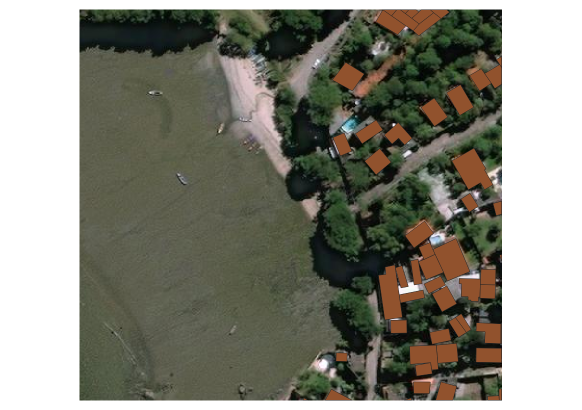
#> input picture DataAnalysis/image/2754.png, 1163 x 820 px (shown at 1/2 size); its folder holds 4 pictures in this run
$ python Feature_Extraction.py
#> lines starting #> are read from the running program, lines starting #| are printed output that depends on the picture; pictures that were not available may be replaced by others from this repository, and a replacement may not be noted
# -*- coding: utf-8 -*-
"""
Created on Tue Dec  3 13:14:22 2019

@author: Kenichi
"""

import json
import os
import numpy as np
from matplotlib import pyplot as plt
import cv2
import selectivesearch as ss
import matplotlib.patches as mpatches
import pandas as pd
# [9 lines of commented-out code are left out]

IMG_DIR = './image/'
GIS_DIR = './gis/'
SAVE_DIR = './output/'
img_list = os.listdir(IMG_DIR)
gis_list = os.listdir(GIS_DIR)

def sharpen(img):
    # シャープの度合い
    k = 1.0
    # シャープ化するためのオペレータ
    shape_operator = np.array([[0, -k, 0],
    [-k, 1 + 4 * k, -k],
    [0, -k, 0]])

    # 作成したオペレータを基にシャープ化
    img_tmp = cv2.filter2D(img, -1, shape_operator)
    img_shape = cv2.convertScaleAbs(img_tmp)
    return img_shape

def show_hist(img):
    R, G, B = img[:,:,0], img[:,:,1], img[:,:,2]

    # Plot Histogram
    hist_r = cv2.calcHist([R[R>1]],[0],None,[256],[0,256])
    hist_g = cv2.calcHist([G[G>1]],[0],None,[256],[0,256])
    hist_b = cv2.calcHist([B[B>1]],[0],None,[256],[0,256])

    plt.xlim(0, 255)
    plt.plot(hist_r, "-r", label="Red")
    plt.plot(hist_g, "-g", label="Green")
    plt.plot(hist_b, "-b", label="Blue")
    plt.xlabel("Pixel value", fontsize=12)
    plt.ylabel("Number of pixels", fontsize=12)
    plt.ylim((0, 5000))
    plt.title("Pixel Value Histogram", fontsize=16)
    plt.legend()
    plt.grid()
    plt.savefig(SAVE_DIR + 'hist_{0}'.format(img_name), dpi=200)
    plt.show()

# [9 lines of commented-out code are left out]

name_list = []
rect_loc = []

rect_conv = []
rect_list = []

for i in range(len(img_list)):
    img_name = img_list[i]
    gis_name = gis_list[i]
    img = cv2.cvtColor(cv2.imread(IMG_DIR + img_name), cv2.COLOR_BGR2RGB)
    gis = cv2.cvtColor(cv2.imread(GIS_DIR + gis_name), cv2.COLOR_BGR2RGB)

    height, width = img.shape[0], img.shape[1]
#> height = 820; width = 1163
    dpi = 80
    figsize = width / float(dpi)*1.3, height / float(dpi)*1.3
#> figsize = (18.9, 13.33)
    road = np.zeros([height, width, 3], dtype = 'uint8')
    road[gis[:,:,2] < 120] = img[gis[:,:,2] < 120]
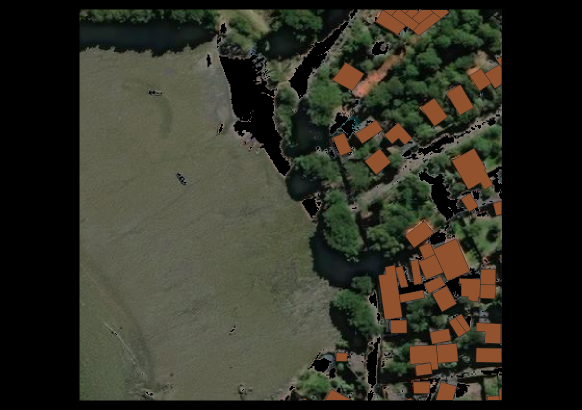
#> road: shape (820, 1163, 3) (shown at 1/2 size); mean R, G, B 49.2, 49, 37.6
    #road[gis[:,:,2] < 100] = 0

    show_hist(road)
#> in show_hist, `R, G, B = img[:,:,0], img[:,:,1], img[:,:,2]`:
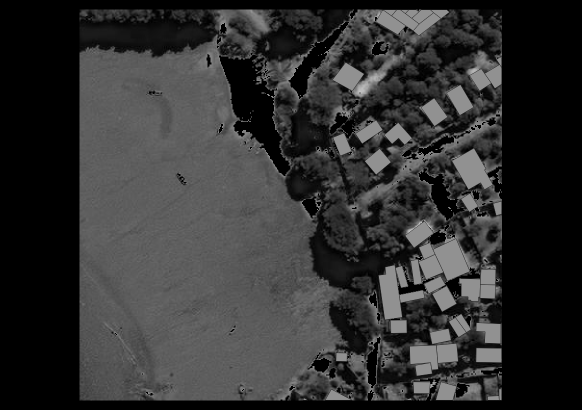
#> R: shape (820, 1163) (shown at 1/2 size); min 0, max 208, mean 49.2
#> in show_hist, `R, G, B = img[:,:,0], img[:,:,1], img[:,:,2]`:
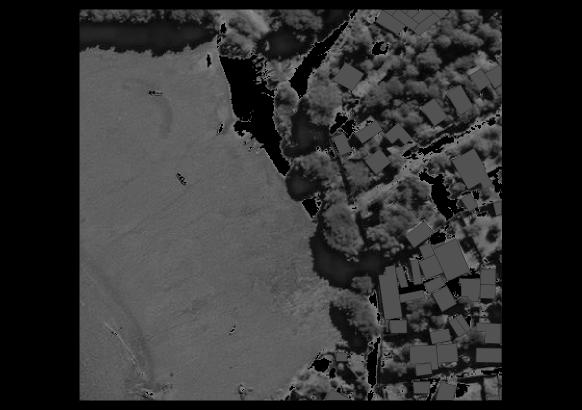
#> G: shape (820, 1163) (shown at 1/2 size); min 0, max 149, mean 49
#> in show_hist, `R, G, B = img[:,:,0], img[:,:,1], img[:,:,2]`:
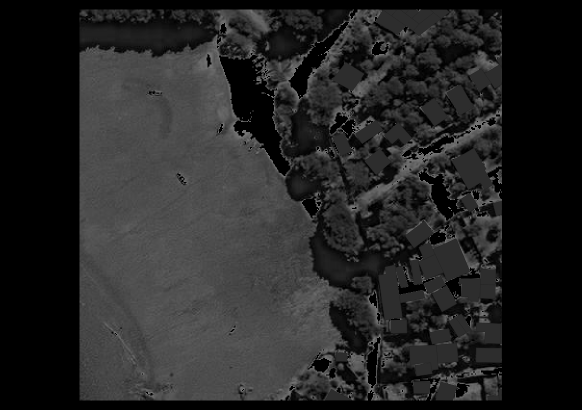
#> B: shape (820, 1163) (shown at 1/2 size); min 0, max 119, mean 37.6
#> in show_hist, `hist_r = cv2.calcHist([R[R>1]],[0],None,[256],[0,256])`: hist_r = 256 values, max 47582 at index 145, min 0 at index 0, mean 2415.6
#> in show_hist, `hist_g = cv2.calcHist([G[G>1]],[0],None,[256],[0,256])`: hist_g = 256 values, max 52426 at index 82, min 0 at index 0, mean 2431.8
#> in show_hist, `hist_b = cv2.calcHist([B[B>1]],[0],None,[256],[0,256])`: hist_b = 256 values, max 51153 at index 45, min 0 at index 0, mean 2403.6
#> in show_hist, `plt.savefig(SAVE_DIR + 'hist_{0}'.format(img_name), dpi=200)`:
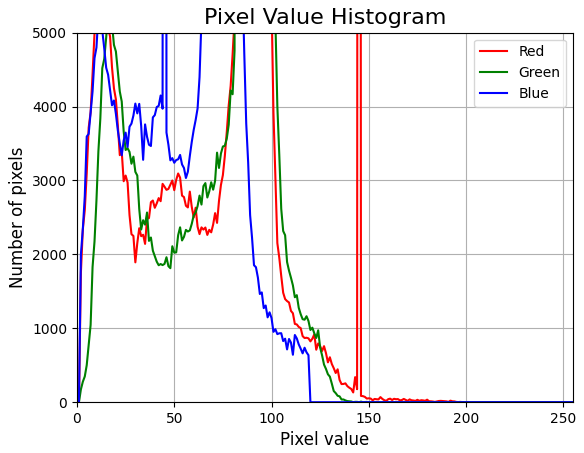
#> figure drawn by matplotlib, 1 panel; curve peaks at x = 145, y = 47582; curve peaks at x = 82, y = 52426; curve peaks at x = 45, y = 51153

    # Selective Search
    scale, sigma, min_size = 90, 0.8, 80
#> (the run stopped early here; a loop or call above may not have finished)
